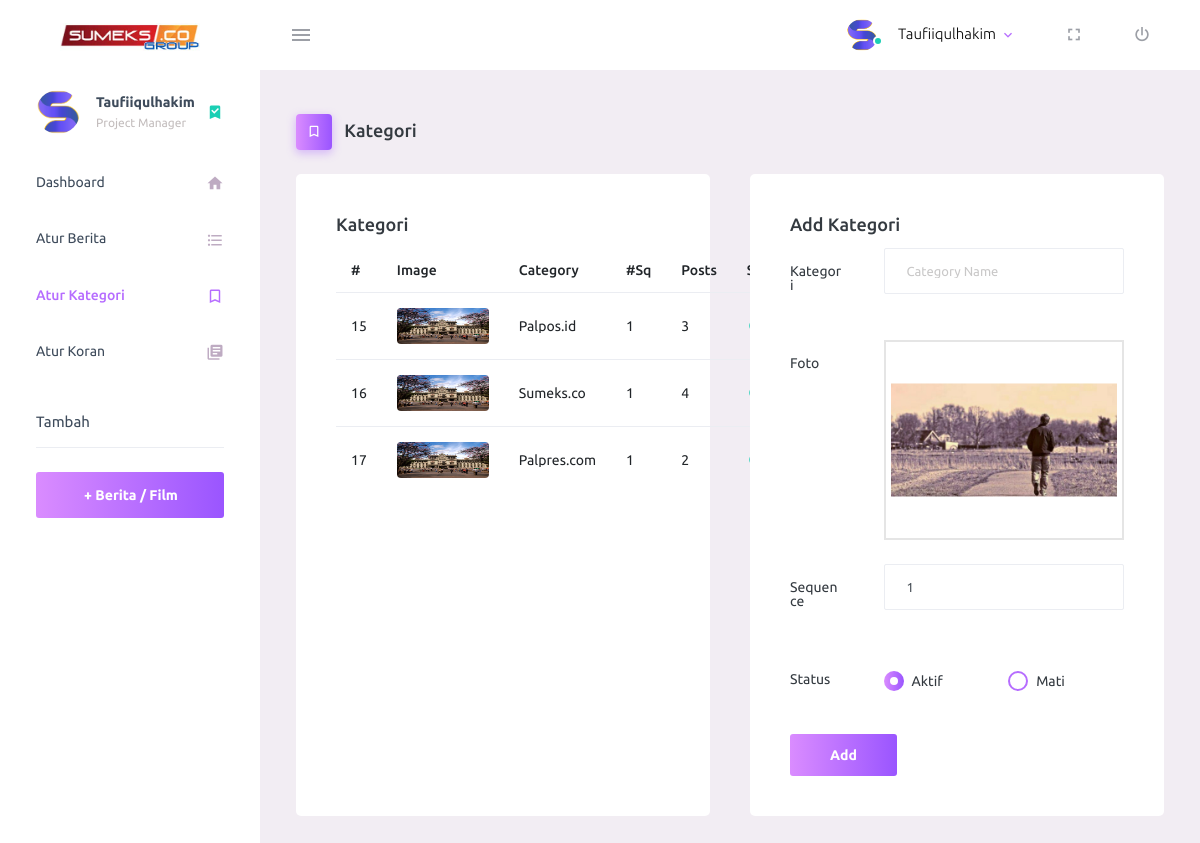
The app's page /categories.php (signed in) with its own data.
### tables this page shows
CREATE TABLE `tbl_category` (
  `cid` int(11) UNSIGNED NOT NULL,
  `category_name` varchar(255) NOT NULL,
  `category_image` varchar(255) NOT NULL,
  `post_count` int(11) UNSIGNED NOT NULL,
  `category_status` enum('0','1') DEFAULT '1',
  `category_sequence` int(11) UNSIGNED NOT NULL
);

### db.php (called while the page is built, shortened)
<?php
    class DB {
        protected static $connection;
        public function connect() {
            if(!isset(self::$connection)) {
                $config = parse_ini_file('config.ini');
                self::$connection = new mysqli('localhost',$config['username'],$config['password'],$config['dbname']);
            }
            return self::$connection;
        }
        public function query($query) {
            $connection = $this -> connect();
            $result = $connection -> query($query);
            return $result;
        }
        public function select($query) {
            $rows = array();
            $result = $this -> query($query);
            while ($row = $result -> fetch_assoc()) {
                $rows[] = $row;
            }
            return $rows;
        }
    }
?>

### categories.php (the view, shortened to what this page needs)
<?php
require_once('db.php');
$DB = new DB;
$_method="Add";
$_catName="";
$_catStatus=1;
$_catSequence='1';
$query = "SELECT tc.*, (SELECT COUNT(category_id) FROM tbl_news_category WHERE category_id =tc.cid) AS cat_post FROM tbl_category AS tc" or die("SELECT Error: ".$DB->error());
$category_check = $DB->select($query);
?>
<!DOCTYPE html>
<html lang="en">
  <head>
    <link rel="stylesheet" href="assets/vendors/mdi/css/materialdesignicons.min.css">
    <link rel="stylesheet" href="assets/vendors/css/vendor.bundle.base.css">
    <link rel="stylesheet" href="assets/css/style.css">
	<link rel="stylesheet" href="assets/vendors/dropify/css/dropify.min.css">
  </head>
  <body>
    <div class="container-scroller">
      <nav class="navbar default-layout-navbar col-lg-12 col-12 p-0 fixed-top d-flex flex-row">
        <div class="text-center navbar-brand-wrapper d-flex align-items-center justify-content-center">
          <a class="navbar-brand brand-logo" href="admin-dash.php"><img src="assets/images/logo.jpg" alt="logo" /></a>
        </div>
        <div class="navbar-menu-wrapper d-flex align-items-stretch">
          <button class="navbar-toggler navbar-toggler align-self-center" type="button" data-toggle="minimize">
            <span class="mdi mdi-menu"></span>
          </button>
          <ul class="navbar-nav navbar-nav-right">
            <li class="nav-item nav-profile dropdown">
              <a class="nav-link dropdown-toggle" id="profileDropdown" href="#" data-toggle="dropdown" aria-expanded="false">
                <div class="nav-profile-img">
                  <img src="assets/images/faces/face1.jpg" alt="image">
                  <span class="availability-status online"></span>
                </div>
                <div class="nav-profile-text">
                  <p class="mb-1 text-black"><?=$_SESSION['usrFullName']?></p>
                </div>
              </a>
            </li>
            <li class="nav-item d-none d-lg-block full-screen-link">
              <a class="nav-link">
                <i class="mdi mdi-fullscreen" id="fullscreen-button"></i>
              </a>
            </li>
            <li class="nav-item nav-logout d-none d-lg-block">
              <a class="nav-link" href="logout.php">
                <i class="mdi mdi-power"></i>
              </a>
            </li>
          </ul>
        </div>
      </nav>
      <div class="container-fluid page-body-wrapper">
        <nav class="sidebar sidebar-offcanvas" id="sidebar">
          <ul class="nav">
            <li class="nav-item nav-profile">
              <a href="#" class="nav-link">
                <div class="nav-profile-image">
                  <img src="assets/images/faces/face1.jpg" alt="profile">
                </div>
                <div class="nav-profile-text d-flex flex-column">
                  <span class="font-weight-bold mb-2"><?=$_SESSION['usrFullName']?></span>
                  <span class="text-secondary text-small">Project Manager</span>
                </div>
                <i class="mdi mdi-bookmark-check text-success nav-profile-badge"></i>
              </a>
            </li>
            <li class="nav-item">
              <a class="nav-link" href="admin-dash.php">
                <span class="menu-title">Dashboard</span>
                <i class="mdi mdi-home menu-icon"></i>
              </a>
            </li>
            <li class="nav-item">
              <a class="nav-link" href="news.php">
                <span class="menu-title">Atur Berita</span>
                <i class="mdi mdi-format-list-bulleted menu-icon"></i>
              </a>
            </li>
            <li class="nav-item">
              <a class="nav-link" href="categories.php">
                <span class="menu-title">Atur Kategori</span>
                <i class="mdi mdi-bookmark-outline menu-icon"></i>
              </a>
            </li>
               <li class="nav-item">
              <a class="nav-link" href="aturkoran.php">
                <span class="menu-title">Atur Koran</span>
                <i class="mdi mdi-library-books menu-icon"></i>
              </a>
            </li>
            <li class="nav-item sidebar-actions">
              <span class="nav-link">
                <div class="border-bottom">
                  <h6 class="font-weight-normal mb-3">Tambah</h6>
                </div>
                <a class="btn btn-block btn-lg btn-gradient-primary mt-4" style="color: #fff" href="add-news.php">+ Berita / Film</a>
              </span>
            </li>
          </ul>
        </nav>
        <div class="main-panel">
          <div class="content-wrapper">
			              <div class="page-header">
              <h3 class="page-title">
                <span class="page-title-icon bg-gradient-primary text-white mr-2">
                  <i class="mdi mdi-bookmark-outline"></i>
                </span> Kategori </h3>
            </div>
			   <div class="row">
              <div class="col-lg-6 grid-margin stretch-card">
                <div class="card">
                  <div class="card-body">
                    <h4 class="card-title">Kategori</h4>
					  <div class="table-responsive-sm">
                    <table class="table" id="catTable">
                      <thead>
                        <tr>
                          <th>#</th>
                          <th>Image</th>
                          <th>Category</th>
                          <th>#Sq</th>
                          <th>Posts</th>
                          <th>Status</th>
                          <th>Action</th>
                        </tr>
                      </thead>
                      <tbody>
						  <?php if(count($category_check) > 0){
						  foreach ($category_check as $get_info) { ?>
                        <tr>
                          <td><?=$get_info['cid'];?></td>
                          <td><div class="d-flex flex-row flex-wrap">
                      			<img src="images/<?=$get_info['category_image'];?>" class="img-lg rounded" alt="category image">
                    		</div>
						  </td>
                          <td><div style="text-overflow: ellipsis; overflow:hidden; white-space:nowrap; max-width: 80px;"><?=$get_info['category_name'];?></div></td>
                          <td><?=$get_info['category_sequence'];?></td>
						  <td><?=$get_info['cat_post'];?></td>
                          <td><?php if($get_info['category_status']=='1'){ echo'<i class="mdi mdi-toggle-switch text-success icon-md">';} else { echo'<i class="mdi mdi-toggle-switch-off text-danger icon-md">';}?></td>
                          <td><a href="categories.php?action=edit&cat=<?=$get_info['cid'];?>"><i class="mdi mdi-lead-pencil text-primary icon-md"></i></a></td>
                        </tr>
						  <?php }
						  }   ?>
                      </tbody>
                    </table>
					  </div>
                  </div>
                </div>
              </div>
              <div class="col-md-6 grid-margin stretch-card">
                <div class="card">
                  <div class="card-body">
                    <h4 class="card-title"><?=$_method?> Kategori</h4>
                    <form class="forms-sample" action="categories.php" id="categoryForm" method="post" enctype="multipart/form-data">
                      <div class="form-group row">
                        <label for="catName" class="col-sm-3 col-form-label">Kategori</label>
                        <div class="col-sm-9">
                          <input type="text" class="form-control" id="catName" name="catName" placeholder="Category Name" value="<?=$_catName?>" required>
                        </div>
                      </div>
					  <div class="form-group row">
                        <label class="col-sm-3 col-form-label">Foto</label>
                        <div class="col-sm-9">
						  </div>
                      </div>
						<div class="form-group row">
                        <label for="catSequence" class="col-sm-3 col-form-label">Sequence</label>
                        <div class="col-sm-9">
                          <input type="text" class="form-control" id="catSequence" name="catSequence" placeholder="Category Sequence" value="<?=$_catSequence?>" required>
                        </div>
                      </div>
                      <div class="form-group row">
                        <label for="categoryStatus" class="col-sm-3 col-form-label">Status</label>
                        <div class="col-sm-4">
                              <div class="form-check">
                                <label class="form-check-label">
                                  <input type="radio" class="form-check-input" name="categoryStatus" id="categoryStatus1" value="1" <?php if($_catStatus=='1'){echo'checked';}?>> Aktif </label>
                              </div>
                            </div>
                            <div class="col-sm-5">
                              <div class="form-check">
                                <label class="form-check-label">
                                  <input type="radio" class="form-check-input" name="categoryStatus" id="categoryStatus2" value="0" <?php if($_catStatus=='0'){echo'checked';}?>> Mati </label>
                              </div>
                            </div>
                      </div>
                      <button type="submit" class="btn btn-gradient-primary mr-2"><?=$_method?></button>
                    </form>
                  </div>
                </div>
              </div>
            </div>
          </div>
        </div>
      </div>
    </div>
  </body>
</html>

### records on screen
tbl_category: cid "15", category_image (picture), category_name "Palpos.id", category_sequence "1", cat_post "3"
tbl_category: cid "16", category_image (picture), category_name "Sumeks.co", category_sequence "1", cat_post "4"
tbl_category: cid "17", category_image (picture), category_name "Palpres.com", category_sequence "1", cat_post "2"

### other values on screen
$_SESSION['usrFullName'] "Taufiiqulhakim"
$_method "Add"
